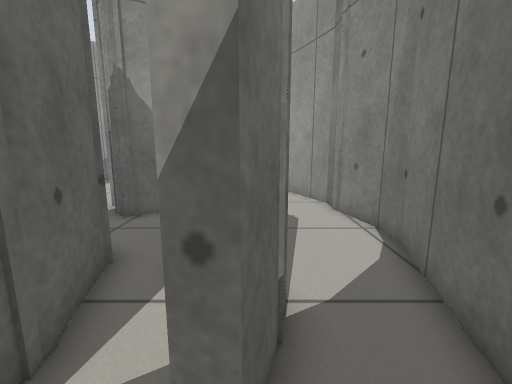
View 1 (above)

16 first-person views from a walk through a robot-simulator world made for Gazebo. The camera is 0.65 m above the floor, tilts 10° down and sees 90° across. The floor is counted in squares, 0.25 m on a side. Each view is taken from the middle of a square. On the plan, view 1 faces up. The plan holds only what a view shows up to about 18 squares ahead; the rest is blank.

View 2
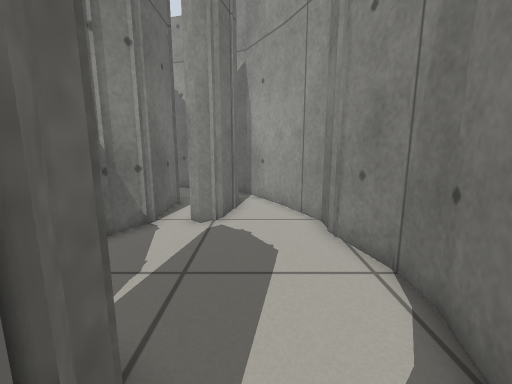

View 3
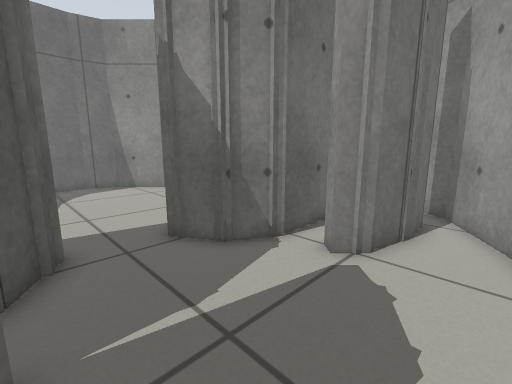

View 4
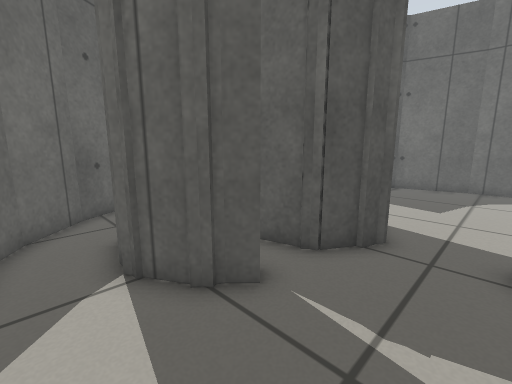

View 5
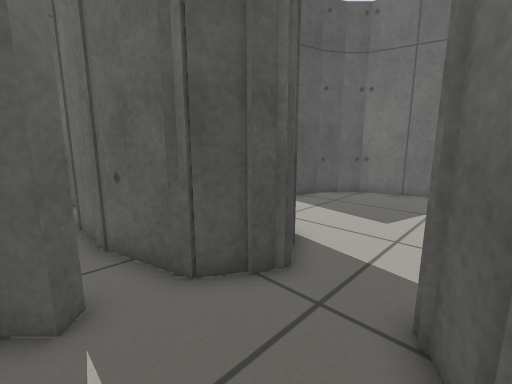

View 6
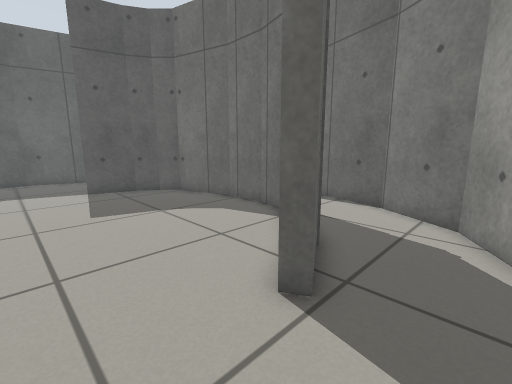

View 7
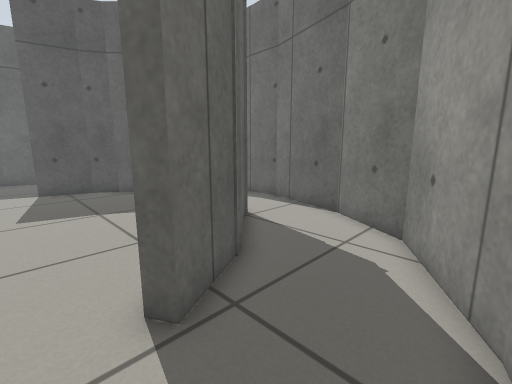

View 8
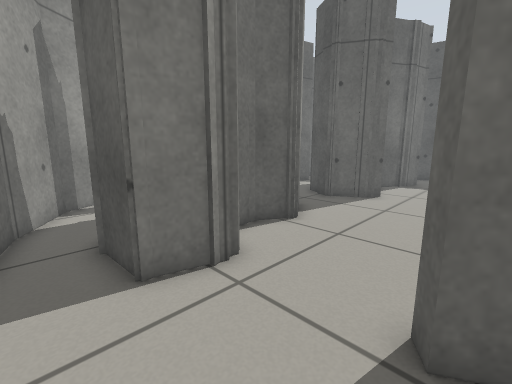

View 9
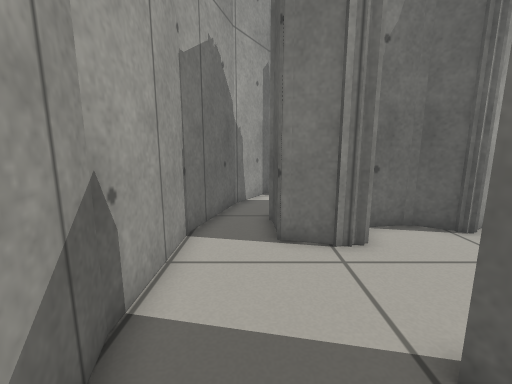

View 10
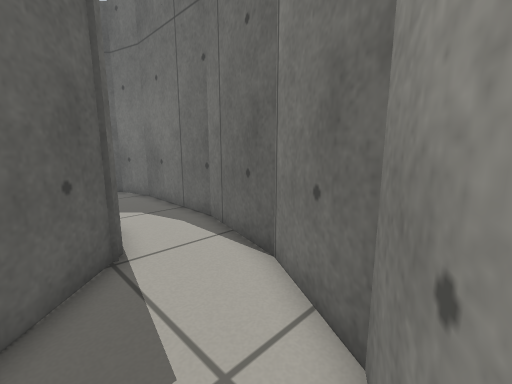

View 11
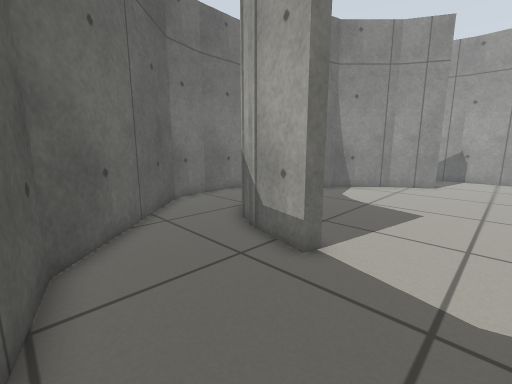

View 12
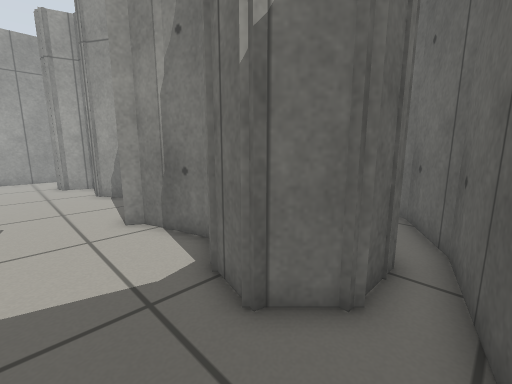

View 13
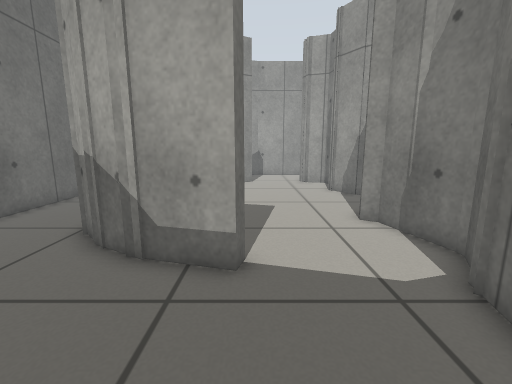

View 14
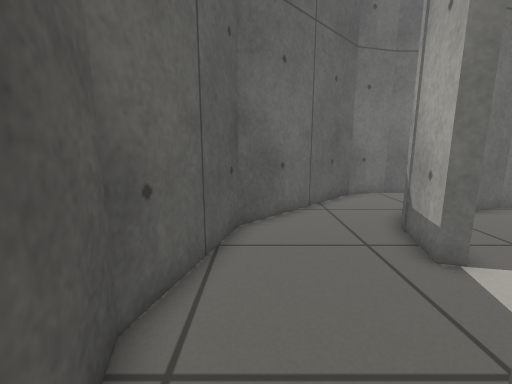

View 15
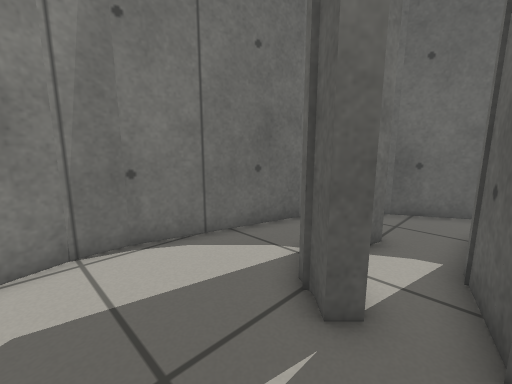

View 16
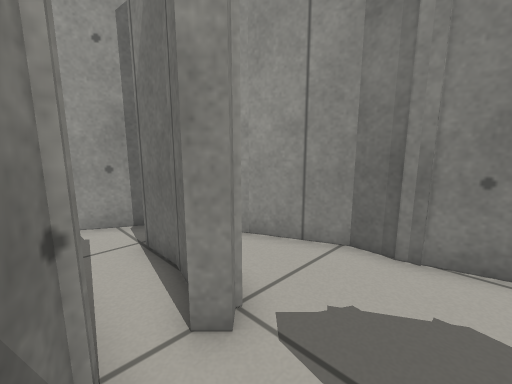

### Floor plan
Points are (right, up) in squares from view 1. A wall is a line through its corners. A room is listed if a view was taken in it or the views show most of it. See-through windows are left out.
Room 1 (views 1, 2, 3, 4, 5, 15, 16)
walls: (-0.6, 5.4) (0.4, 3.6) (-0.1, 1.6) (-0.7, 1.7); (-0.9, 5.4) (-0.1, 5); (-1.8, 5.4) (-1.3, 5.8) (-0.8, 5.3); (3.3, 10.1) (3.3, 11.8) (2.1, 14.5); (0.4, 4.1) (0.4, 3); (-3.2, 10.3) (-4.9, 9.3) (-5.5, 9.9); (4, 8.1) (3.2, 10.7); (-0.2, 12.3) (-0.9, 11.5) (-1.4, 12); (-2.5, 11.8) (-3.5, 10); (-4.5, 9.4) (-5.2, 9.4); (-4.5, 6.4) (-3.4, 5.8); (0.2, 14.3) (-0.4, 11.9); (2.2, 14.4) (0.5, 17.3); (-6.8, 5.8) (-5.2, 6.7) (-4.3, 6.5); (2.5, 1.2) (3.9, 6.8) (3.9, 8.1); (0.1, 15.8) (0.1, 13.6); (1.8, 0.1) (2.5, 1.3); (0.8, -0.9) (1.8, 0.2)
ways out: opening at (-6.3, 8) to room 4; opening at (-2, 11) to room 5; opening at (0, 0.5) to room 6; gap at (-2, 5) to room 6
Room 2 (views 6, 7, 8, 9, 10)
walls: (-14.3, 14.2) (-11.6, 15.8) (-11.3, 15.3); (-16.9, 11.5) (-13.7, 14.7); (-19.4, 14.3) (-20.5, 10); (-20.5, 10.1) (-20.5, 4.2); (-10.8, 20.1) (-14, 19.2) (-17.8, 17.1) (-19.4, 14.2); (-7.6, 15.5) (-7.1, 17.3) (-5.1, 17.4); (-7.4, 15.1) (-7.6, 16); (-6.5, 20.1) (-10.9, 20.1); (-20.5, 4.4) (-20.2, 3.2); (-4.2, 19.4) (-6.6, 20.1)
ways out: opening at (-18.5, 4.5) to room 3; opening at (-9.5, 15) to room 4; opening at (-4, 18) to room 5
Room 3 (views 11, 12, 13, 14)
walls: (-11.3, 1.6) (-11.4, 1.1) (-14.2, 1.8); (-13.5, 1.5) (-15.4, 2.6); (-14.9, 2.2) (-16.1, 3.4); (-6.7, 0.6) (-5.9, 1.9); (-4.3, -2.4) (-6.2, -2.4) (-7.4, -1.2) (-6.9, 0.6); (-20.2, 3.2) (-19.9, 2.1) (-14.2, -3.6) (-9.2, -4.9) (-2.6, -3.2)
ways out: opening at (-18.5, 4.5) to room 2; opening at (-9, 2) to room 4
Room 4 (no view inside)
walls: (-7.1, 5.4) (-6.3, 6.2); (-6.4, 11.1) (-6.4, 11.9); (-16.7, 7.5) (-15.7, 3.8) (-14.7, 2.9); (-5.5, 9.8) (-6.5, 11.5) (-5.7, 12.8) (-6, 14.6) (-7.4, 15.1); (-16.6, 9.8) (-16.6, 7.4); (-13.7, 2.3) (-11.3, 1.6); (-14.9, 3) (-13.6, 2.2); (-13.6, 14) (-16.2, 11.3) (-16.7, 9.6); (-11.3, 15.3) (-13.6, 13.9); (-5.9, 1.9) (-6.7, 4.6) (-7.3, 5) (-6.8, 5.8)
ways out: opening at (-6.3, 8) to room 1; opening at (-9.5, 15) to room 2; opening at (-9, 2) to room 3
Room 5 (no view inside)
walls: (-2.6, 15.1) (-2.6, 11.2); (-0.5, 14) (-0.5, 15.8); (0.5, 17.3) (-2.4, 19); (-2.3, 18.9) (-4.2, 19.4); (-0.8, 13) (-0.5, 14.1)
ways out: opening at (-2, 11) to room 1; opening at (-4, 18) to room 2
Room 6 (no view inside)
walls: (-0.7, 1.7) (-0.5, 2.3); (-2.6, 3.1) (-2.6, 0); (0.1, -1.6) (0.8, -0.9); (-2.7, -3.2) (0.2, -1.5); (-3.4, 5.8) (-2.5, 2.4)
ways out: opening at (0, 0.5) to room 1; gap at (-2, 5) to room 1

Where each view was taken, in squares from view 1:
view 1: 0 up, 0 right, facing up
view 2: 3 up, 1 right, facing up
view 3: 6 up, 2 right, facing up-left
view 4: 9 up, 2 right, facing down-left
view 5: 10 up, 1 left, facing down-left
view 6: 18 up, 8 left, facing down-left
view 7: 19 up, 10 left, facing down-left
view 8: 19 up, 12 left, facing down-right
view 9: 18 up, 14 left, facing right
view 10: 18 up, 15 left, facing down-left
view 11: 4 down, 8 left, facing up-left
view 12: 4 down, 10 left, facing up-right
view 13: 4 down, 11 left, facing up
view 14: 3 down, 6 left, facing left
view 15: 9 up, 3 left, facing down-right
view 16: 9 up, 3 left, facing up-right
